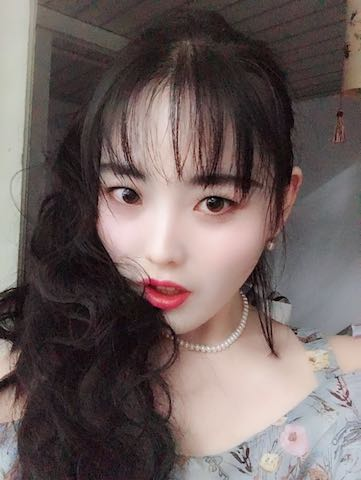
#> input picture opencv进阶/1.jpg, 361 x 480 px
$ python '01哈哈镜原理及代码.py'
#> lines starting #> are read from the running program, lines starting #| are printed output that depends on the picture
#> in main, img is the input picture: shape (480, 361, 3); mean B, G, R 95.5, 97.2, 110.6
#哈哈镜的原理：输入图像f(x,y), 设置图像中心坐标Center(cx, xy)为缩放中心点。
#图像上任意一点到中心点的相对坐标tx= x-cx,ty=y-cy.哈哈镜效果分为图像拉伸放大和图像缩小。
#对于图像拉伸放大，设置图像变换的半径为radius,哈哈镜变换后的图像为p(x,y).
# x = (tx/2)*(sqrt(tx*tx + ty*ty)/radius)+cx
# y = (ty/2)*(sqrt(tx*tx + ty*ty)/radius)+cy
#对于图像缩小，设置图像变换的半径为radius,哈哈镜变换后的图像为p(x,y).
# x = cos(atan2(ty , tx))* 12*(sqrt(tx*tx + ty*ty))+cx
# y = sin(atan2(ty , tx))* 12*(sqrt(tx*tx + ty*ty))+cy

# -*- coding: UTF-8 -*-
import cv2
import numpy as np
import math

def MaxFrame(frame):                 #定义图像拉伸放大函数
    height, width, n = frame.shape    #获取输入图像的长宽和通道
#> height = 480; width = 361; n = 3
    center_X = width / 2              #计算公式
#> center_X = 180.5
    center_Y = height / 2
#> center_Y = 240
    radius = 400                     #这里直接定义半径了
    newX = 0                         #初始变换后的坐标
    newY = 0
    real_radius =int(radius / 2.0)   #计算公式
    new_data = frame.copy()         #复制一个与原图像一样的图片

    for i in range(width):                #建立循环移动像素遍历宽度方向的像素
        for j in range(height):               #遍历高度方向的像素
            tX = i - center_X                  #计算公式
            tY = j - center_Y

            distance = tX * tX + tY * tY
            if distance < radius * radius:    #变换点的距离是否太远

                newX = int(tX/ 2.0)
                newY = int(tY/ 2.0)

                newX = int(newX * (math.sqrt(distance) / real_radius))
                newX = int(newX * (math.sqrt(distance)/ real_radius))

                newX = int(newX + center_X)
                newY = int(newY + center_Y)
                if newX<width and newY<height:            #计算出的新坐标可能超出原图层，这里用if加以判断
                    new_data[j, i][0] = frame[newY, newX][0]        #将计算后的坐标移动到原坐标
                    new_data[j, i][1] = frame[newY, newX][1]
                    new_data[j, i][2] = frame[newY, newX][2]

            else:                                          #若变换点距离太远，图像像素不变动
                new_data[j, i][0] = frame[j, i][0]
                new_data[j, i][1] = frame[j, i][1]
                new_data[j, i][2] = frame[j, i][2]
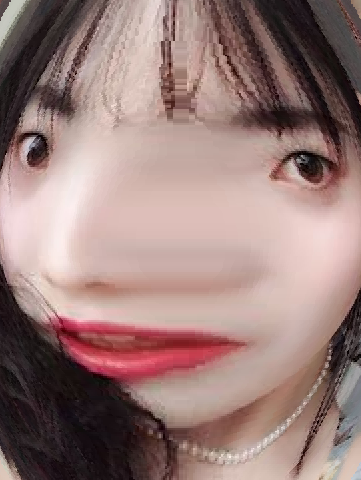
#> new_data: shape (480, 361, 3); mean B, G, R 121.7, 125.5, 153

    return new_data

def MinFrame(frame):                  #定义图像缩小函数
    height, width, n = frame.shape
#> height = 480; width = 361; n = 3
    center_X = width / 2
#> center_X = 180.5
    center_Y = height / 2
#> center_Y = 240
    radius = 400
    newX = 0
    newY = 0
    real_radius =int(radius / 2.0)
    new_data = frame.copy()

    for i in range(width):
        for j in range(height):
            tX = i - center_X
            tY = j - center_Y
            theta = math.atan2(tY, tX)
            radius = math.sqrt((tX * tX) + (tY * tY))             #与上面一样，计算公式不一样

            newR = math.sqrt(radius) *12
            newX = int(center_X + (newR * math.cos(theta)))
            newY = int(center_Y + (newR * math.sin(theta)))

            if newX < 0 and  newX >width:
                newX = 0

            if newY <0 and newY >height:
                newY = 0

            if newX<width and newY<height:
                new_data[j, i][0] = frame[newY, newX][0]
                new_data[j, i][1] = frame[newY, newX][1]
                new_data[j, i][2] = frame[newY, newX][2]

            else:
                new_data[j, i][0] = frame[j, i][0]
                new_data[j, i][1] = frame[j, i][1]
                new_data[j, i][2] = frame[j, i][2]
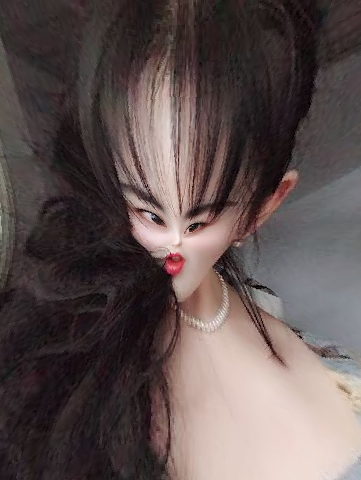
#> new_data: shape (480, 361, 3); mean B, G, R 80.6, 81.8, 94.9

    return new_data

def main():                                 #调用主函数
    img = cv2.imread("1.jpg")                #输入图片

    cv2.imshow("original", img)           #输出原始图片
    img2=MaxFrame(img)
    cv2.imshow("enlarge", img2)           #输出拉伸放大后的图片
    img3 = MinFrame(img)
    cv2.imshow("ensmall", img3)           #输出缩小后的图片
    cv2.waitKey(0)                        #设置等待时间为零


if __name__ == '__main__':
    main()
